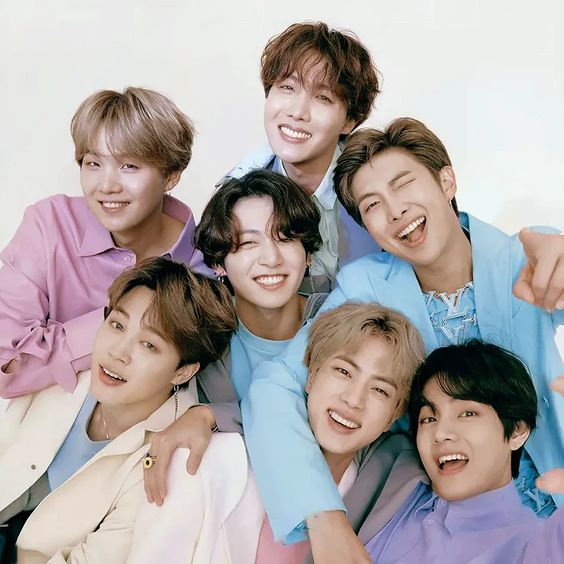
#> input picture Photos/group.jpg, 564 x 564 px
$ python face_detect.py
#> lines starting #> are read from the running program, lines starting #| are printed output that depends on the picture; after the words box and inside, x2 and y2 are one past the last pixel; in counts of white or black regions, pixels touching at a corner belong together
import cv2 as cv
import numpy as np
import matplotlib.pyplot as plt

img=cv.imread('Photos/group.jpg')
#> img is the input picture: shape (564, 564, 3); mean B, G, R 165.5, 166.1, 173.8
cv.imshow('Person',img)

gray=cv.cvtColor(img, cv.COLOR_RGB2GRAY)
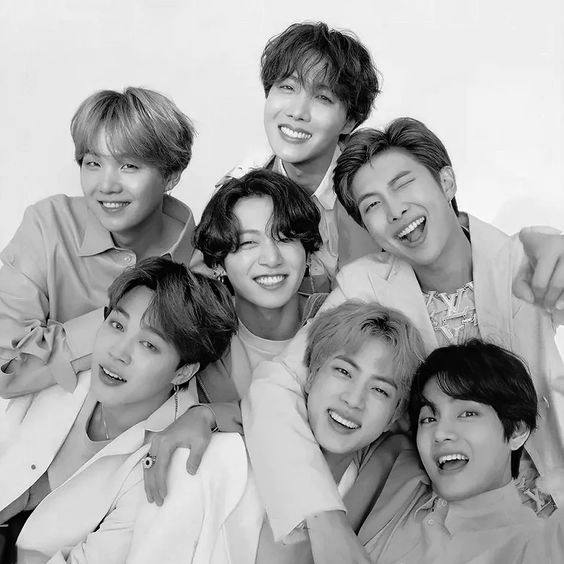
#> gray: shape (564, 564); min 0, max 255, mean 166.8
cv.imshow('Gray',gray)

haar_cascade=cv.CascadeClassifier('haar_face.xml')

faces_rect=haar_cascade.detectMultiScale(gray, scaleFactor=1.05, minNeighbors=3)
#> faces_rect = [[57, 124, 104, 104], [215, 201, 102, 102], [246, 52, 105, 105], [395, 374, 114, 114]]

print(f'Number of faces found: {len(faces_rect)}')
#| Number of faces found: 4

for (x, y, w, h) in faces_rect:
    cv.rectangle(img, (x,y), (x+w, y+h),(0,255,0), thickness=2)
#> this loop made 4 passes
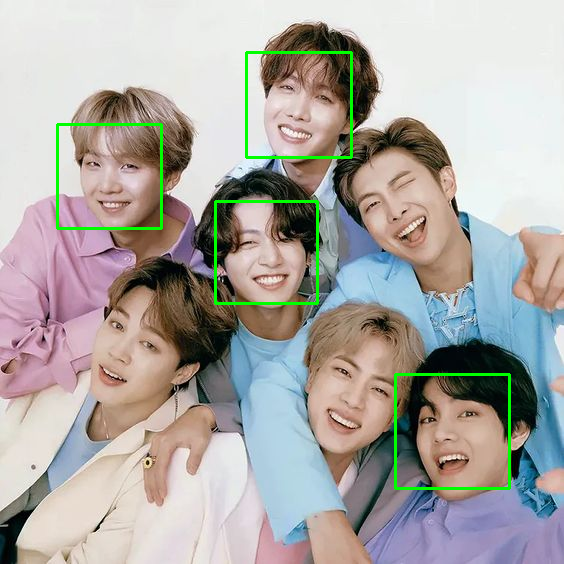
#> img: shape (564, 564, 3); 1.6% of pixels changed, all inside (x1, y1, x2, y2) = (56, 51, 511, 490)

cv.imshow('Detected faces', img)


cv.waitKey(0)
